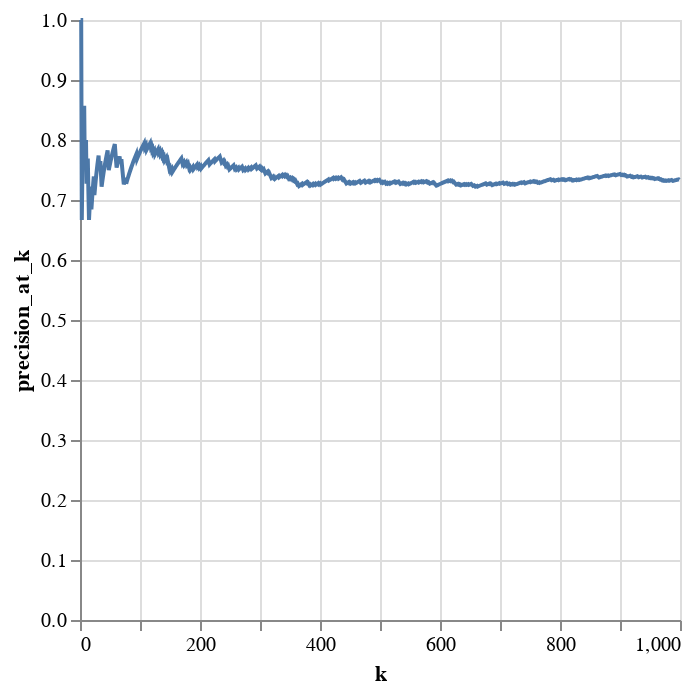

Notebook source saved alongside this figure:
### Code cell
alt.Chart(pltr).mark_line().encode(x='k', y='precision_at_k')

### Figure 1 — Vega-Lite specification as saved in the notebook (floating-point values rounded to 4 significant figures; data arrays with more than 128 entries replaced by an {"elided": "..."} marker saying what was removed)
{"config": {"view": {"continuousWidth": 300, "continuousHeight": 300}}, "data": {"name": "data-53e76af5f1bdf449d82d9e239b3612c8"}, "mark": {"type": "line"}, "encoding": {"x": {"field": "k", "type": "quantitative"}, "y": {"field": "precision_at_k", "type": "quantitative"}}, "$schema": "https://vega.github.io/schema/vega-lite/v5.20.1.json", "datasets": {"data-53e76af5f1bdf449d82d9e239b3612c8": {"elided": "999 records"}}}
